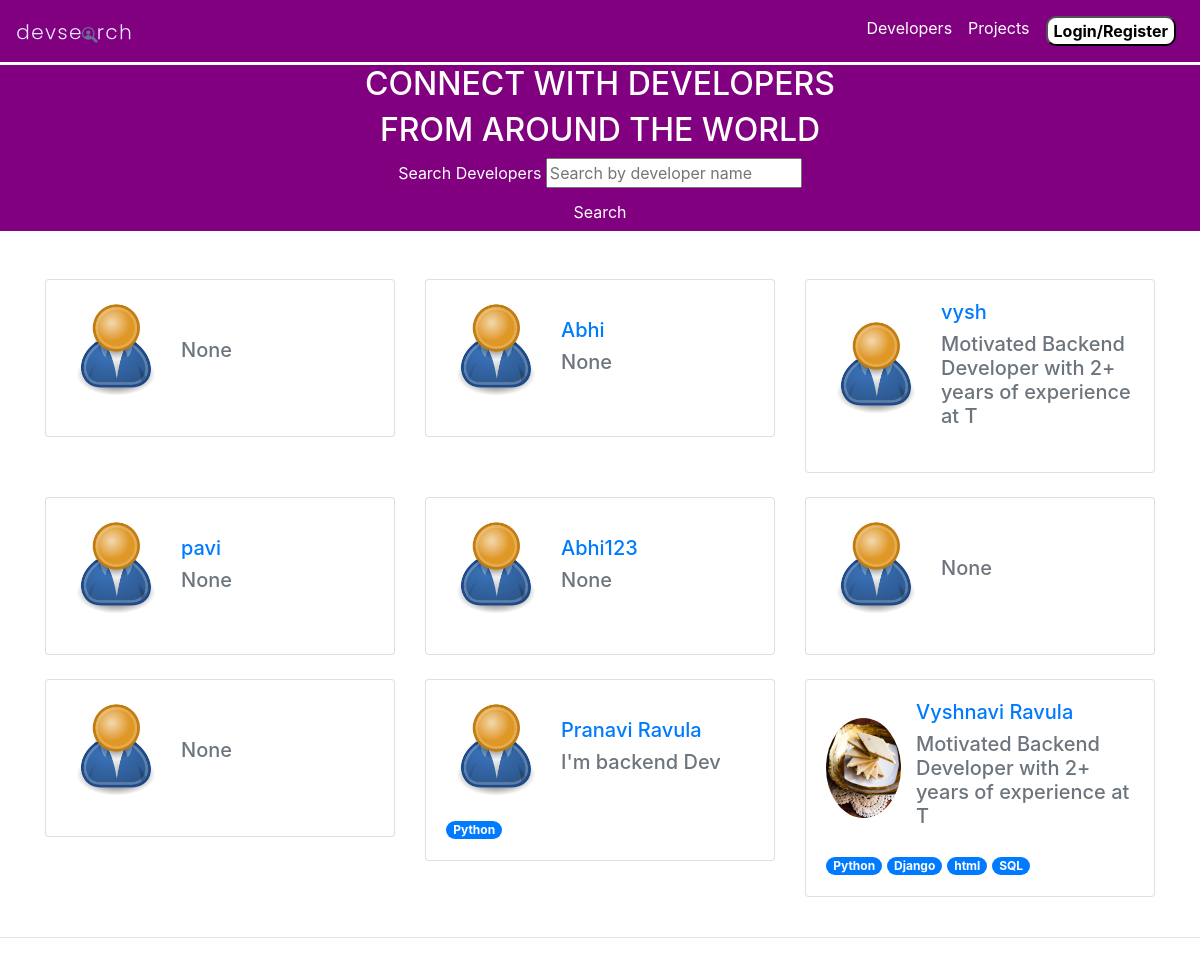
The page / on the database its author committed.
### users/models.py (models this page shows, shortened)
class Profile(models.Model):
    user=models.OneToOneField(User,on_delete=models.CASCADE,null=True,blank=True)
    name=models.CharField(max_length=200,blank=True,null=True)
    email=models.EmailField(max_length=500,blank=True,null=True)
    username=models.CharField(max_length=200,blank=True,null=True)
    location=models.CharField(max_length=200,blank=True,null=True)
    short_intro=models.CharField(max_length=200,blank=True,null=True)
    bio=models.TextField(blank=True,null=True)
    profile_image=models.ImageField(null=True,blank=True,upload_to='profiles/',default='profiles/user-default.png')
    socio_github=models.CharField(max_length=200,blank=True,null=True)
    socio_twitter=models.CharField(max_length=200,blank=True,null=True)
    socio_linkedin=models.CharField(max_length=200,blank=True,null=True)
    socio_youtube=models.CharField(max_length=200,blank=True,null=True)
    created_date=models.DateTimeField(auto_now_add=True)
    id=models.UUIDField(default=uuid.uuid4,unique=True,primary_key=True,editable=False)

class Skills(models.Model):
    owner=models.ForeignKey(Profile,on_delete=models.CASCADE,null=True,blank=True)
    name=models.CharField(max_length=50,null=True,blank=True)
    description=models.TextField(null=True,blank=True)
    created_date=models.DateTimeField(auto_now_add=True)
    id=models.UUIDField(default=uuid.uuid4,unique=True,primary_key=True,editable=False)
    def __str__(self):
        return self.name

### users/views.py (the view)
# urls.py: path('',views.profiles,name='profiles'),
def profiles(request):
    pro,searchQuery=searchProfiles(request)
    context={'profiles':pro,'search_query':searchQuery}
    return(render(request,'profiles.html',context))

### users/utils.py (called while the page is built)
def searchProfiles(request):
    searchQuery=''
    if request.GET.get('search_query'):
        searchQuery=request.GET.get('search_query')
    skills=Skills.objects.filter(name__iexact=searchQuery)
    pro=Profile.objects.distinct().filter(Q(name__icontains=searchQuery) | Q(skills__in=skills))
    return(pro,searchQuery)

### users/templates/profiles.html (shortened to what this page needs)
{% extends 'navBar.html' %}
{% block start %}
<section class="hero-section text-center" style="background-color: purple; color: white; margin-top: -30px">
  <div class="container container--narrow">
      <div class="hero-section__box" >
          <h2>CONNECT WITH <span>DEVELOPERS</span></h2>
          <h2>FROM AROUND THE WORLD</h2>
      </div>
      <div class="hero-section__search">
          <form id="searchForm" class="form" action="{% url 'profiles' %}" method="get">
              <div class="form__field">
                  <label for="formInput#search">Search Developers </label>
                  <input class="input input--text" id="formInput#search" type="text" name="search_query"
                      value="{{ search_query }}" placeholder="Search by developer name" />
              </div>
              <input class="btn btn--sub btn--lg" type="submit" value="Search" style="background-color: purple; color: white;"/>
          </form>
      </div>
  </div>
</section>
<br>
<br>
<section class="devlist">
  <div class="container">
      <div class="row">
          {% for profile in profiles %}
          <div class="col-md-4 mb-4">
              <div class="card">
                  <a href="{%url 'userProfile' profile.id%}" class="card-body">
                      <div class="d-flex align-items-center">
                          <img class="avatar avatar--md rounded-circle" src="{{ profile.profile_image.url }}" style="width: 100px; height: 100px; margin-right: 15px;" alt="image" />
                          <div>
                              <h3 class="h5">{{ profile.name }}</h3>
                              <h5 class="text-muted">{{ profile.short_intro|slice:"60" }}</h5>
                          </div>
                      </div>
                      <div class="dev__skills mt-2">
                          {% for skill in profile.skills_set.all %}
                          <span class="badge badge-pill badge-primary">
                              {{ skill }}
                          </span>
                          {% endfor %}
                      </div>
                  </a>
              </div>
          </div>
          {% endfor %}
      </div>
  </div>
</section>
{% endblock %}

### rows shown on the page
Profile: profile_image (placeholder picture), short_intro "None"
Profile: profile_image (placeholder picture), name "Abhi", short_intro "None"
Profile: profile_image (placeholder picture), name "vysh", short_intro "Motivated Backend Developer with 2+ years of experience at T"
Profile: profile_image (placeholder picture), name "pavi", short_intro "None"
Profile: profile_image (placeholder picture), name "Abhi123", short_intro "None"
Profile: profile_image (placeholder picture), short_intro "None"
Profile: profile_image (placeholder picture), short_intro "None"
Profile: profile_image (placeholder picture), name "Pranavi Ravula", short_intro "I'm backend Dev"
Skills: name "Python"
Profile: profile_image (picture), name "Vyshnavi Ravula", short_intro "Motivated Backend Developer with 2+ years of experience at T"
Skills: name "Python"
Skills: name "Django"
Skills: name "html"
Skills: name "SQL"
